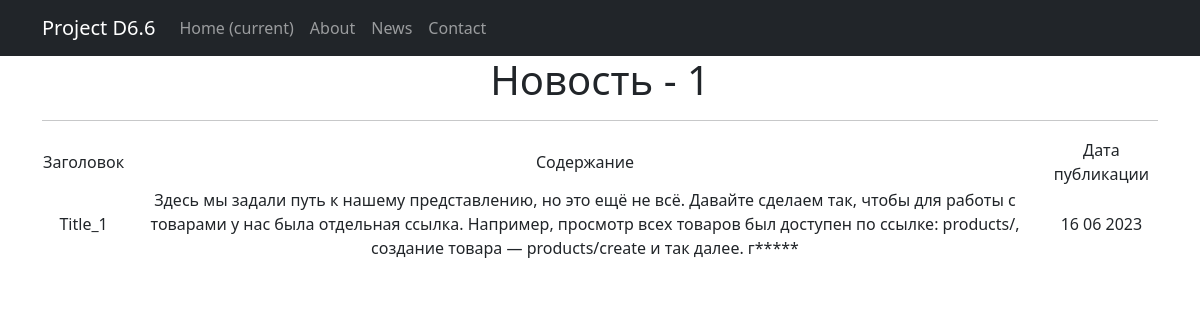
The page /news/1/ on the database its author committed.
### news/models.py (models this page shows, shortened)
class Post(models.Model):  # класс Post
    news = 'NE'
    article = 'AR'
    CATSELECT = [
        (news, 'Новость'),
        (article, 'Статья')
    ]
    objects = None
    author = models.ForeignKey(Author, on_delete=models.CASCADE)  # связь «один ко многим» с моделью Author
    time_in = models.DateTimeField(auto_now_add=True)  # автоматическое присвоение даты и времени создания
    title = models.CharField(max_length=255)  # длина заголовка
    choice_field = models.CharField(max_length=2, choices=CATSELECT, default='article')  # поле выбора категории новость/статья
    content = models.TextField()  # содержание статьи/новости
    rating = models.IntegerField(default=0)  # рейтинг статьи/новости
    category = models.ManyToManyField(Category, through='PostCategory')  # связь «многие ко многим» с моделью Category (с дополнительной моделью PostCategory)

### news/views.py (the view)
# urls.py: path('<int:pk>/', PostDetail.as_view(), name='post_detail'),
class PostDetail(DetailView):
    model = Post
    template_name = 'post.html'
    context_object_name = 'post'

### news/templatetags/custom_filters.py (called while the page is built)
@register.filter()
def censor(value, censored_words=BAD_WORDS, symbols=SYMBOLS):
    if isinstance(value, str):
        for i in value.split():
            count = 0
            if not i.isalnum():
                for j in symbols:
                    if j in i:
                        count += 1
            if i[:len(i) - count].lower() in censored_words:
                value = value.replace(i[:len(i) - count], i[0] + '*' * (len(i) - 1 - count))
    else:
        try:
            raise AttributeError
        except AttributeError:
            print("AttributeError")
    return value

### templates/post.html (shortened to what this page needs)
{% extends 'flatpages/default.html' %}
{% load static %}
{% load custom_filters %}
{% block content %}
<link rel="stylesheet" type='text/css' href="{% static 'css/styles.css' %}">
<h1>Новость - {{ post.id }}</h1>
<hr>
<table>
		<tr class="table-head">
			<td>Заголовок</td>
			<td>Содержание</td>
			<td class="date-time-collumn">Дата публикации</td>
		</tr>
		<tr>
			<td>{{ post.title|censor }}</td>
			<td>{{ post.content|censor }}</td>
			<td>{{ post.time_in|date:'d m Y' }}</td>
		</tr>
</table>
{% endblock content %}

### rows shown on the page
Post: id "1", title|censor "Title_1", content|censor "Здесь мы задали путь к нашему представлению, но это ещё не всё. Давайте сделаем так, чтобы для работы с товарами у нас была отдельная ссылка. Например, просмотр всех товаров был доступен по ссылке: products/, создание товара — products/create и так далее. г*****", time_in "16 06 2023"
